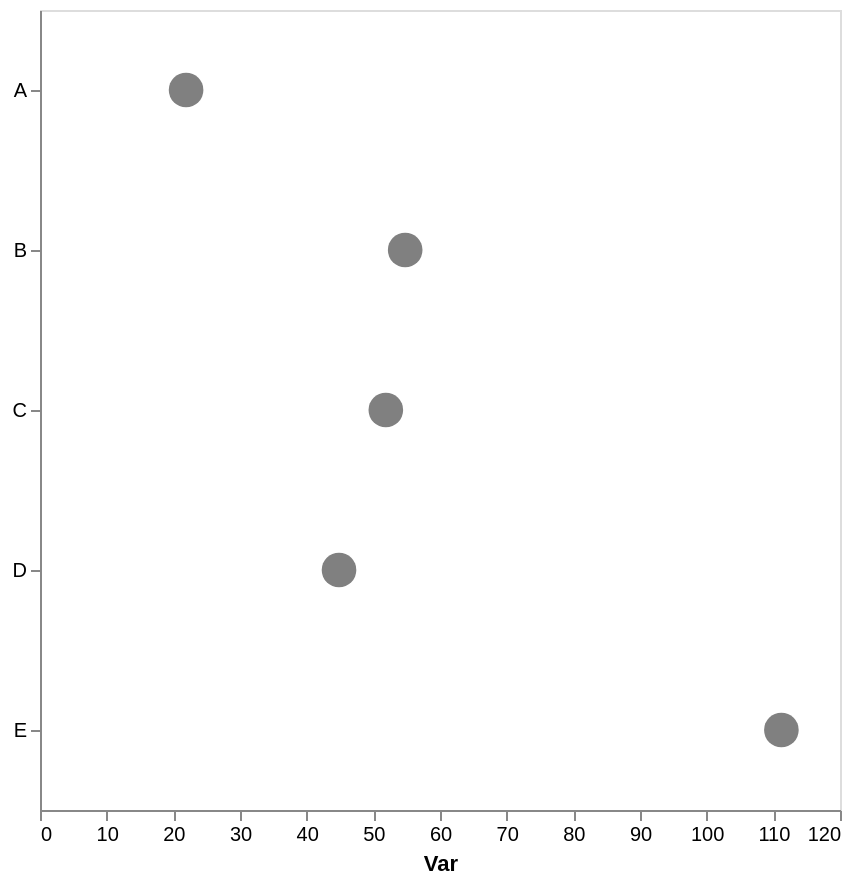

Here is the Vega-Lite specification saved for this chart:
### Vega-Lite specification from a JSON file in a GitHub repository (floating-point values rounded to 4 significant figures)
{"config": {"view": {"continuousWidth": 300, "continuousHeight": 300}, "axis": {"grid": false}, "bar": {"color": "gray"}}, "data": {"name": "data-2e26f4c60d22828d5c5f77d168827b9e"}, "mark": {"type": "point", "color": "gray", "filled": true, "size": 300}, "encoding": {"x": {"aggregate": "mean", "axis": {"title": "Var"}, "field": "var1", "type": "quantitative"}, "y": {"axis": {"title": null}, "field": "cat", "type": "nominal"}}, "height": 400, "width": 400, "$schema": "https://vega.github.io/schema/vega-lite/v5.17.0.json", "datasets": {"data-2e26f4c60d22828d5c5f77d168827b9e": [{"cat": "B", "var1": 61.81, "var2": 54.03}, {"cat": "E", "var1": 129.2, "var2": 44.72}, {"cat": "E", "var1": 117.6, "var2": 60.19}, {"cat": "E", "var1": 81.11, "var2": 56.11}, {"cat": "B", "var1": 53.83, "var2": 57.75}, {"cat": "C", "var1": 54.69, "var2": 48.47}, {"cat": "C", "var1": 48.87, "var2": 50.75}, {"cat": "D", "var1": 44.85, "var2": 43.68}, {"cat": "E", "var1": 117.0, "var2": 40.21}, {"cat": "B", "var1": 48.68, "var2": 57.62}, {"cat": "C", "var1": 52.07, "var2": 43.75}, {"cat": "A", "var1": 21.91, "var2": 50.11}]}}
